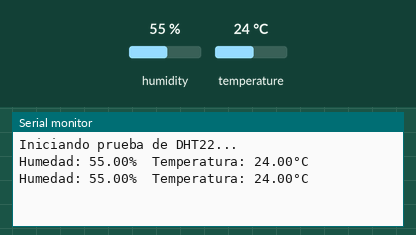
Simulated run of this sketch. Board: Arduino Uno, built with avr-gcc and run on an emulated ATmega328P. On the bench: the last lines printed to the serial monitor. The test bench sets the inputs (shaded band); at power-on: humidity 55 %, temperature 24 °C.

Above: at 4.8 s.
4.9 s: humidity set to 22 %
At 7.4 s:
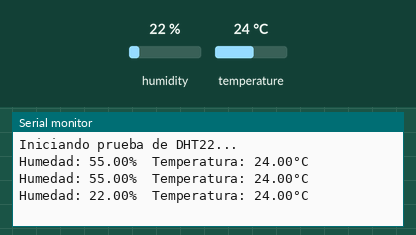
7.9 s: temperature set to 12 °C
At 9.2 s:
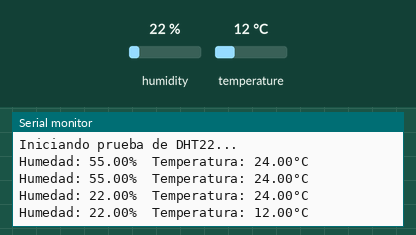
10.9 s: humidity set to 40 %
At 12.7 s:
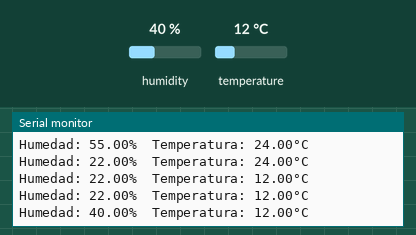
Timing chart, 0 to 14.2 s (numbered marks = the images above; inputs shaded):
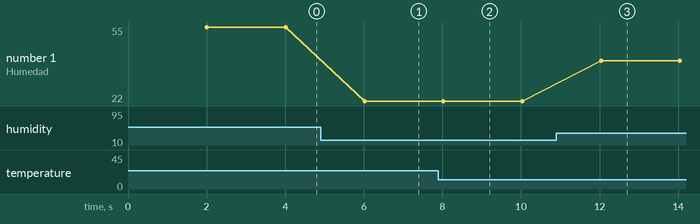

The sketch:

test_dht22.ino
```cpp
#include "DHT.h"

#define DHTPIN 2     // Pin donde conectamos el sensor (GPIO 4)
#define DHTTYPE DHT22   // Definimos el tipo de sensor

DHT dht(DHTPIN, DHTTYPE);

void setup() {
  Serial.begin(115200);
  Serial.println(F("Iniciando prueba de DHT22..."));
  dht.begin();
}

void loop() {
  // Esperamos 2 segundos entre mediciones (el DHT22 es lento)
  delay(2000);

  float h = dht.readHumidity();
  float t = dht.readTemperature();

  // Comprobamos si la lectura falló
  if (isnan(h) || isnan(t)) {
    Serial.println(F("Error al leer el sensor DHT22. Revisa las conexiones."));
    return;
  }

  Serial.print(F("Humedad: "));
  Serial.print(h);
  Serial.print(F("%  Temperatura: "));
  Serial.print(t);
  Serial.println(F("°C"));
}
```

Measured:
- after the input at 4.9 s, the serial monitor: prints a new line after 1.1 s (image 1)
- after the input at 7.9 s, the serial monitor: prints a new line after 0.13 s (image 2)
- after the input at 10.9 s, the serial monitor: prints a new line after 1.1 s (image 3)
- plotted number 1: 55 → 22 after the input at 4.9 s, 22 → 40 after the input at 10.9 s
